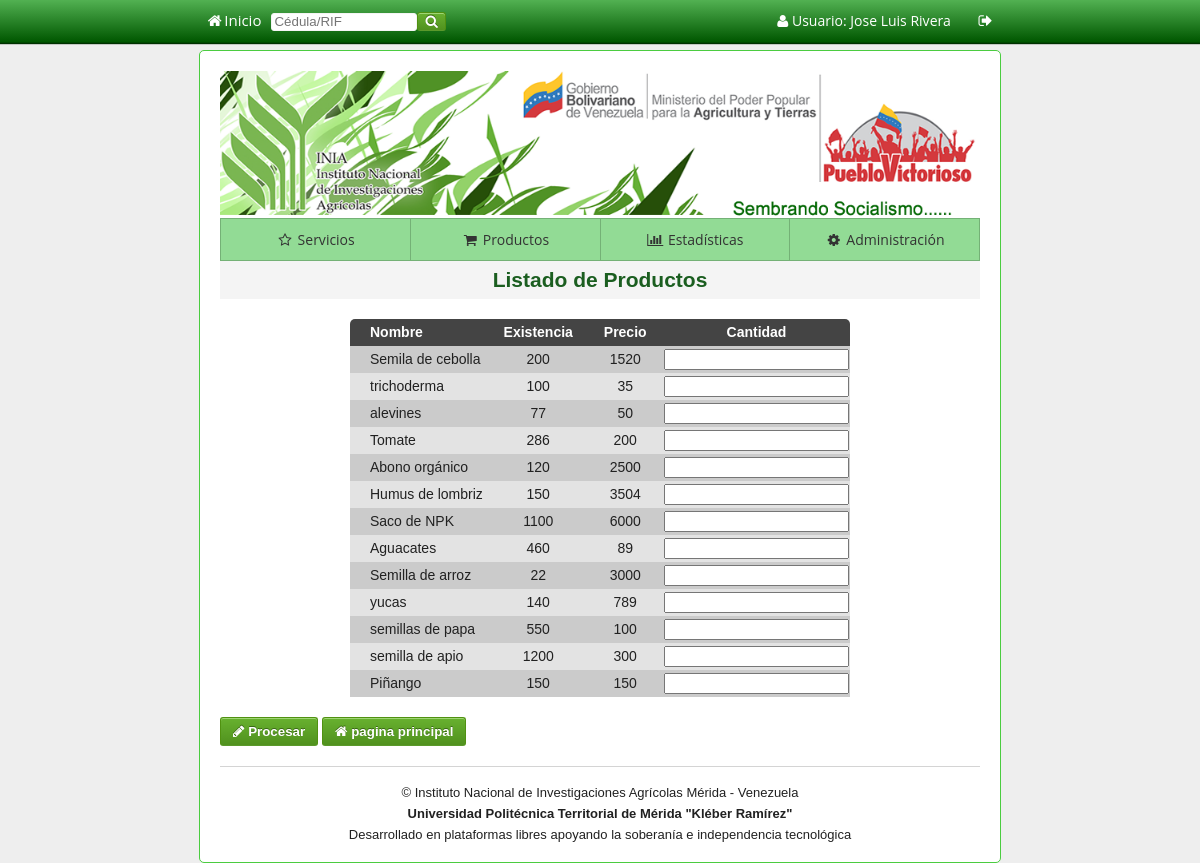
The app's page /0/factura/producto.php (signed in) with its own data.
### tables this page shows
CREATE TABLE IF NOT EXISTS `producto` (
  `Cod_produ` int(11) NOT NULL,
  `Nom_produ` varchar(30) NOT NULL,
  `Existencia` int(11) NOT NULL,
  `Precio_produ` int(11) NOT NULL,
  `I_E` varchar(1) NOT NULL,
  `um` varchar(2) NOT NULL
);

### system/class.php (called while the page is built, shortened)
<?php
class producto
  {
    public function consulta_completo($mysqli) {
      $sql = "SELECT * FROM producto";
      return $mysqli->query($sql);
    }
}
?>

### 0/factura/producto.php (the view, shortened to what this page needs)
<!DOCTYPE html>
<html>
    <head>
        <?php include '../../layouts/head.php' ?>
    </head>
    <body>
        <?php include '../../system/menu.php' ?>
        <section class="bloque">
            <div>
                <?php include '../../layouts/cabecera-body.php' ?>
        			<hgroup>
        				<h1>Listado de Productos</h1>
        			</hgroup>
        		</div>
      <form method="POST" action="factura_descripcion">
        <?php
          extract($_POST);
          include_once '../../system/class.php';
          $objproducto = new producto();
                      echo "<table class='anapro'>
                                      <tr>
                                            <td>Nombre</td>
                                            <td>Existencia</td>
                                            <td>Precio</td>
                                            <td>Cantidad</td>
                                       </tr> ";
                  $result = $objproducto->consulta_completo($mysqli);
                  while ($resultado = $result->fetch_array())
                  {
                    echo "<tr>
                    <td>".$resultado[1]."</td>";
                    echo "<td>".$resultado[2]."</td>";
                    echo "<td>".$resultado[3]."</td>";
                    echo "<td><input type='num' name='cantidad[]' title='' value=''></td></tr>";
                  }
                  echo "</table>";
        ?>
        <div>
             <button type="submit" class="boton" name="procesar" value="procesar"><i class="fa fa-pencil"></i> Procesar</button>
             <button type='button' OnClick=location='../home/inicio' class="boton"><i class="fa fa-home"></i> pagina principal</button>
        </div>
      </form>
        <?php include '../../layouts/layout_p.php' ?>
        </section>
    </body>
</html>

### css/estilo.css (style rules this page uses)
body { background-color: #EEEEEE; font-family: Calibri, Open Sans, Carlito; margin:auto; color: #212121; }
hgroup { background-color: #f4f4f4; }
hgroup h1 { text-align: center; height: 30px; margin: 0 auto; padding-top: 8px; color: #1B5E20; }
.bloque { background-color:#FFFFFF; border-left: solid; border-right: solid; border-bottom: solid; border-top: solid; border-width: 1px; border-radius: 5px; border-color: #4BCC40; max-width: 760px; padding-top: 20px; padding-left: 20px; padding-right: 20px; padding-bottom: 20px; margin:auto; margin-top:50px; }

### css/formulario.css (style rules this page uses)
body { font: 14px/21px "Lucida Sans", "Lucida Grande", "Lucida Sans Unicode", sans-serif; }
button.boton { background-color: #68b12f; background: -webkit-gradient(linear, left top, left bottom, from(#68b12f), to(#50911e)); background: -webkit-linear-gradient(top, #68b12f, #50911e); background: -moz-linear-gradient(top, #68b12f, #50911e); background: -ms-linear-gradient(top, #68b12f, #50911e); background: -o-linear-gradient(top, #68b12f, #50911e); background: linear-gradient(top, #68b12f, #50911e); border: 1px solid #509111; border-bottom: 1px solid #5b992b; border-radius: 3px; -webkit-border-radius: 3px; -moz-border-radius: 3px; -ms-border-radius: 3px; -o-border-radius: 3px; box-shadow: inset 0 1px 0 0 #9fd574; -webkit-box-shadow: 0 1px 0 0 #9fd574 inset; -moz-box-shadow: 0 1px 0 0 #9fd574 inset; -ms-box-shadow: 0 1px 0 0 #9fd574 inset; -o-box-shadow: 0 1px 0 0 #9fd574 inset; color: white; font-weight: bold; padding: 6px 12px; text-align: center; text-shadow: 0 -1px 0 #396715; margin: auto; margin-top: 20px; display: inline-block; }

### css/tablas.css (style rules this page uses)
table { margin: auto; margin-top: 20px; border-spacing: 0px; }
table tr td { width: 270px; height: 25px; text-align: left; }
table tr td:first-child { padding-left: 20px; }
table.estadisticas-caja-2 tr:first-child, table.estadisticas-caja-1 tr:first-child,table.usuario2 tr:first-child, table.factura2 tr:first-child,table.facturai tr:first-child, table.tcliente tr:first-child, table.tstatus tr:first-child, table.anapro tr:first-child, table.usuario tr:first-child { text-align: center; font-weight: bold; color:#fff; background-color: #444444; border-bottom: 1px #000000 solid; }
table tr:nth-child(even) { background-color: #CBCBCB; margin: 0px; }
table tr:nth-child(odd) { background-color: #E3E3E3; }
table.anapro { width: 500px; }
table.anapro td { text-align: center; }
table.anapro tr td:first-child { width: 400px; }
table.anapro tr:first-child td:first-child { border-radius: 5px 0px 0px 0px; -moz-border-radius: 5px 0px 0px 0px; }
table.anapro tr:first-child td:last-child { border-radius: 0px 5px 0px 0px; -moz-border-radius: 0px 5px 0px 0px; }
table.anapro td:first-child { text-align: left; }
table.anapro td:last-child { width: 60px; }

### records on screen
producto: Nom_produ "Semila de cebolla", Existencia "200", Precio_produ "1520"
producto: Nom_produ "trichoderma", Existencia "100", Precio_produ "35"
producto: Nom_produ "alevines", Existencia "77", Precio_produ "50"
producto: Nom_produ "Tomate", Existencia "286", Precio_produ "200"
producto: Nom_produ "Abono orgánico", Existencia "120", Precio_produ "2500"
producto: Nom_produ "Humus de lombriz", Existencia "150", Precio_produ "3504"
producto: Nom_produ "Saco de NPK", Existencia "1100", Precio_produ "6000"
producto: Nom_produ "Aguacates", Existencia "460", Precio_produ "89"
producto: Nom_produ "Semilla de arroz", Existencia "22", Precio_produ "3000"
producto: Nom_produ "yucas", Existencia "140", Precio_produ "789"
producto: Nom_produ "semillas de papa", Existencia "550", Precio_produ "100"
producto: Nom_produ "semilla de apio", Existencia "1200", Precio_produ "300"
producto: Nom_produ "Piñango", Existencia "150", Precio_produ "150"

### other values on screen
$this->nombre[$i] "Inicio"
$_SESSION['nombre'] "Jose Luis"
$_SESSION['apellido'] "Rivera"
$this->nombre[$i] "Servicios"
$this->nombre[$i] "Productos"
$this->nombre[$i] "Estadísticas"
$this->nombre[$i] "Administración"
